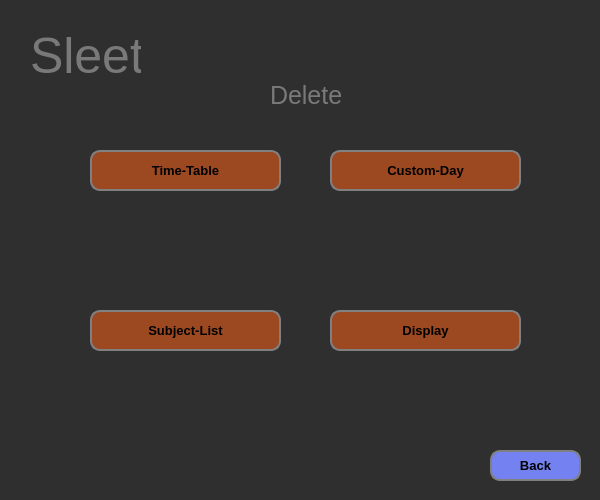
<?xml version="1.0" encoding="UTF-8"?>
<ui version="4.0">
 <class>delete_2</class>
 <widget class="QMainWindow" name="delete_2">
  <property name="geometry">
   <rect>
    <x>0</x>
    <y>0</y>
    <width>600</width>
    <height>500</height>
   </rect>
  </property>
  <property name="minimumSize">
   <size>
    <width>600</width>
    <height>500</height>
   </size>
  </property>
  <property name="maximumSize">
   <size>
    <width>600</width>
    <height>500</height>
   </size>
  </property>
  <property name="windowTitle">
   <string>Sleet</string>
  </property>
  <property name="styleSheet">
   <string notr="true">background-color: rgb(47, 47, 47);</string>
  </property>
  <widget class="QWidget" name="centralwidget">
   <widget class="QPushButton" name="instructionbtn_2">
    <property name="geometry">
     <rect>
      <x>90</x>
      <y>150</y>
      <width>191</width>
      <height>41</height>
     </rect>
    </property>
    <property name="styleSheet">
     <string notr="true">QPushButton{
background-color: rgb(156, 72, 33);
border-color: grey;
border-radius:10px ;
border-width:2px;
border-style:solid;
font-weight: bold;
transition: all 0.5s;
font-size:13px;
}
QPushButton:hover{

background-color:rgb(156, 72, 33);
border-color: white;
border-width:5px

	
}


</string>
    </property>
    <property name="text">
     <string>Time-Table</string>
    </property>
   </widget>
   <widget class="QLabel" name="label">
    <property name="geometry">
     <rect>
      <x>30</x>
      <y>20</y>
      <width>111</width>
      <height>71</height>
     </rect>
    </property>
    <property name="styleSheet">
     <string notr="true">background-color: rgba(0,0,0,0%);
color: rgb(121, 121, 121);
font-size : 50px;

</string>
    </property>
    <property name="text">
     <string>Sleet</string>
    </property>
   </widget>
   <widget class="QPushButton" name="instructionbtn_3">
    <property name="geometry">
     <rect>
      <x>90</x>
      <y>310</y>
      <width>191</width>
      <height>41</height>
     </rect>
    </property>
    <property name="styleSheet">
     <string notr="true">QPushButton{
background-color: rgb(156, 72, 33);
border-color: grey;
border-radius:10px ;
border-width:2px;
border-style:solid;
font-weight: bold;
transition: all 0.5s;
font-size:13px;
}
QPushButton:hover{

background-color:rgb(156, 72, 33);
border-color: white;
border-width:5px

	
}


</string>
    </property>
    <property name="text">
     <string>Subject-List</string>
    </property>
   </widget>
   <widget class="QPushButton" name="instructionbtn_4">
    <property name="geometry">
     <rect>
      <x>330</x>
      <y>150</y>
      <width>191</width>
      <height>41</height>
     </rect>
    </property>
    <property name="styleSheet">
     <string notr="true">QPushButton{
background-color: rgb(156, 72, 33);
border-color: grey;
border-radius:10px ;
border-width:2px;
border-style:solid;
font-weight: bold;
transition: all 0.5s;
font-size:13px;
}
QPushButton:hover{

background-color:rgb(156, 72, 33);
border-color: white;
border-width:5px

	
}


</string>
    </property>
    <property name="text">
     <string>Custom-Day</string>
    </property>
   </widget>
   <widget class="QPushButton" name="instructionbtn_5">
    <property name="geometry">
     <rect>
      <x>330</x>
      <y>310</y>
      <width>191</width>
      <height>41</height>
     </rect>
    </property>
    <property name="styleSheet">
     <string notr="true">QPushButton{
background-color: rgb(156, 72, 33);
border-color: grey;
border-radius:10px ;
border-width:2px;
border-style:solid;
font-weight: bold;
transition: all 0.5s;
font-size:13px;
}
QPushButton:hover{

background-color:rgb(156, 72, 33);
border-color: white;
border-width:5px

	
}


</string>
    </property>
    <property name="text">
     <string>Display</string>
    </property>
   </widget>
   <widget class="QPushButton" name="instructionbtn_6">
    <property name="geometry">
     <rect>
      <x>490</x>
      <y>450</y>
      <width>91</width>
      <height>31</height>
     </rect>
    </property>
    <property name="styleSheet">
     <string notr="true">QPushButton{
background-color: rgb(115, 129, 241);
border-color: grey;
border-radius:10px ;
border-width:2px;
border-style:solid;
font-weight: bold;
transition: all 0.5s;
font-size:13px;
}
QPushButton:hover{
background-color:rgb(83, 83, 83);
border-color: black;
border-width:5px

	
}


</string>
    </property>
    <property name="text">
     <string>Back</string>
    </property>
   </widget>
   <widget class="QLabel" name="label_2">
    <property name="geometry">
     <rect>
      <x>270</x>
      <y>80</y>
      <width>71</width>
      <height>31</height>
     </rect>
    </property>
    <property name="styleSheet">
     <string notr="true">background-color: rgba(0,0,0,0%);
color: rgb(121, 121, 121);
font-size : 25px;

</string>
    </property>
    <property name="text">
     <string>Delete</string>
    </property>
   </widget>
  </widget>
 </widget>
 <resources/>
 <connections/>
</ui>
